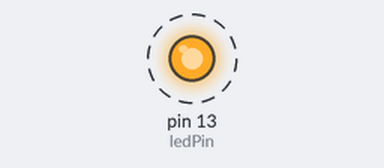
Recording of a sketch running on a simulated Arduino Uno, built with avr-gcc and run on an emulated ATmega328P. On the bench: output pins drawn as LEDs (lit = HIGH). Dashed ring = blinking.

Above: at 0.07 s.
Timing chart, 0 to 3.0 s (numbered marks = the images above):
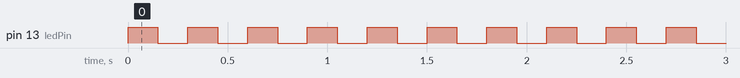

The sketch:

FlashTime.ino
```cpp
//
// Brought to Teensy-wells v1.0.0 on Wed May 05 2026 by APM
//
// @developers: Adam Micolich
//
// Teensy 4.1 Test Program to change the on-board LED flash time
//

const int ledPin = LED_BUILTIN; // Pin 13
int blinkTime = 150; //blink time in milliseconds

void setup() {
  pinMode(ledPin, OUTPUT);
}

void loop() {
  digitalWrite(ledPin, HIGH); // Turn LED on
  delay(blinkTime); // Wait
  digitalWrite(ledPin, LOW); // Turn LED off
  delay(blinkTime); // Wait
}
```

Measured:
- by itself, pin 13 (ledPin): alternates HIGH for 0.15 s and LOW for 0.15 s
